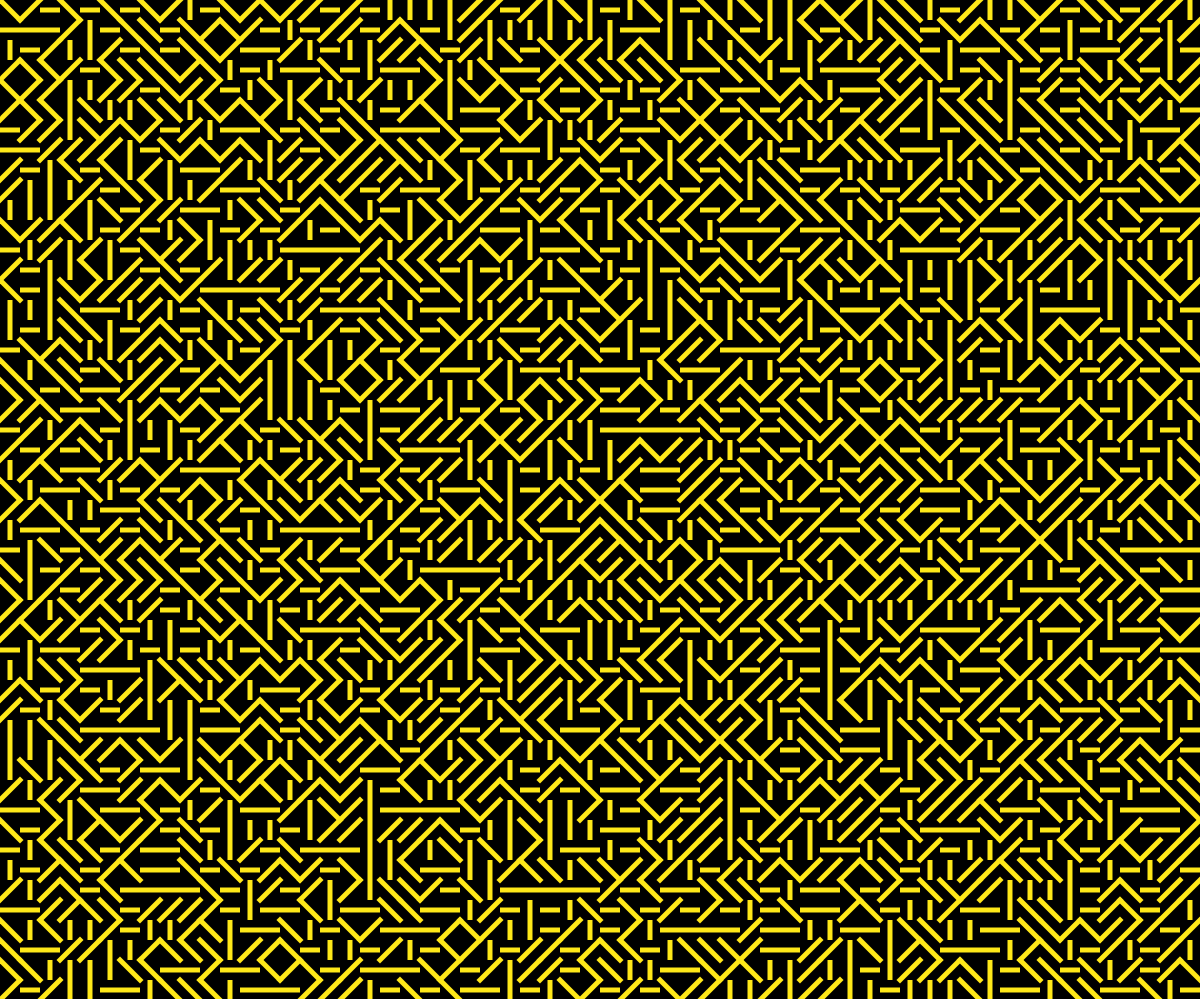
Frame 1 (no input)
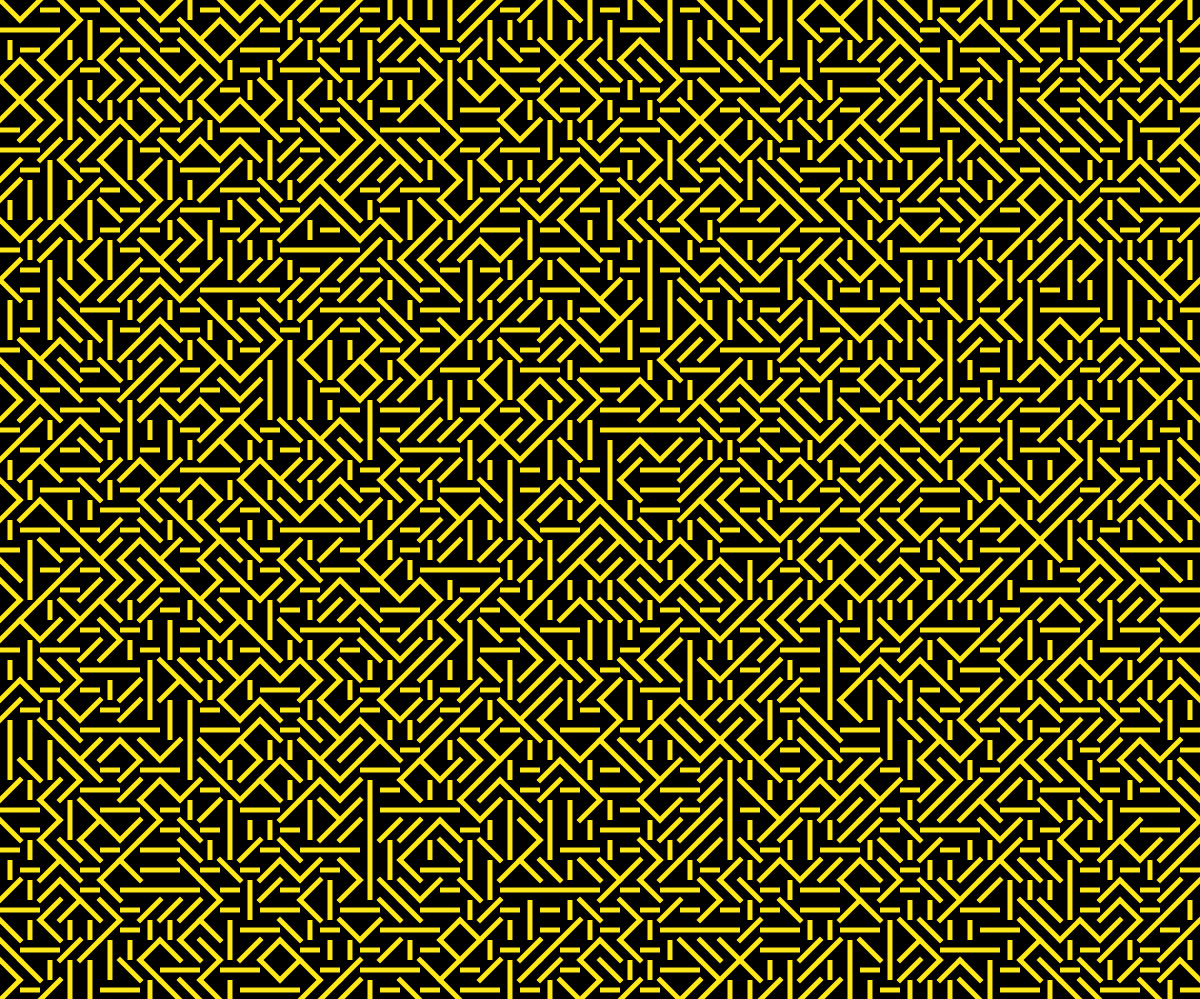
Frame 2 (the mouse pressed at the canvas centre, redrawn once)

The p5.js sketch that drew these frames (run headless with seeded random() and noise() and a simulated clock; the mouse was pressed at the canvas centre and the sketch redrawn once):

// p5.js sketch
// ── sketch.js
// By Roni Kaufman
// inspired by Vera Molnar's "Quatre éléments distribués au hasard" (1959)

let composition = [];
// 0: -
// 1: /
// 2: |
// 3: \
let size = 20; // size of each element
let prev_i = -1;
let prev_j = -1;

let randInt = (x) => (floor(random(x)));

function setup() {
  createCanvas(windowWidth, windowHeight-1);
  noLoop();
	stroke(255, 232, 25);
	//stroke(0);
	strokeWeight(5);

	for (let i = 0; i < width/size; i++) {
		composition.push([]);
		for (let j = 0; j < height/size; j++) {
			composition[i].push(randInt(4));
		}
	}
}

function draw() {
	background(0);
	//background(255, 232, 25);
  drawComposition();
}

function drawComposition() {
	for (let i = 0; i < width/size; i++) {
		for (let j = 0; j < height/size; j++) {
			let x = i * size;
			let y = j * size;
			switch (composition[i][j]) {
				case 0:
					strokeCap(SQUARE);
					line(x, y + size/2, x + size, y + size/2);
					break;
				case 1:
					strokeCap(PROJECT);
					line(x, y + size, x + size, y);
					break;
				case 2:
					strokeCap(SQUARE);
					line(x + size/2, y, x + size/2, y + size);
					break;
				case 3:
					strokeCap(PROJECT);
					line(x, y, x + size, y + size);
			}
		}
	}
}

function mouseMoved() {
	let i = floor(mouseX/size);
	let j = floor(mouseY/size);
	if (i !== prev_i || j !== prev_j) {
		composition[i][j] = randInt(4);
		draw();
		prev_i = i;
		prev_j = j;
	}
}

// ── style.css
@font-face {
  font-family: VictorMonoMed;
  src: url(VictorMono/VictorMono-Medium.woff2);
}

@font-face {
  font-family: VictorMonoIt;
  src: url(VictorMono/VictorMono-Italic.woff2);
}

@font-face {
  font-family: VictorMonoMedIt;
  src: url(VictorMono/VictorMono-MediumItalic.woff2);
}

html, body {
  margin: 0;
  padding: 0;
}
canvas {
  display: block;
}

div {
  color: rgba(255, 232, 25);
  position: absolute;
  background-color: rgba(0, 0, 0);
  font-family: VictorMonoMed;
  /*backdrop-filter: blur(5px);*/
}
div#box1 {
  /*left: 20px;*/
  top: 20px;
  width: 520px;
  height: 300px;
}
div#box2 {
  /*left: 20px;*/
  top: 340px;
  width: 520px;
  height: 220px;
}

@media (min-width: 520px) {
  div {
    left: 20px;
  }
}

p {
  font-size: 18px;
  line-height: 30px;
  margin-left: 20px;
}
h1, h2 {
  margin-left: 20px;
  font-family: VictorMonoIt;
}

a {
  text-decoration: none;
}
a:link {
  color: rgb(255, 232, 25);
  text-decoration: underline;
}
a:visited {
  color: rgb(255, 232, 25);
}
a:hover {
  color: rgb(255, 232, 25);
  font-family: VictorMonoMedIt;
}
a:active {
  color: rgb(255, 232, 25);
}
